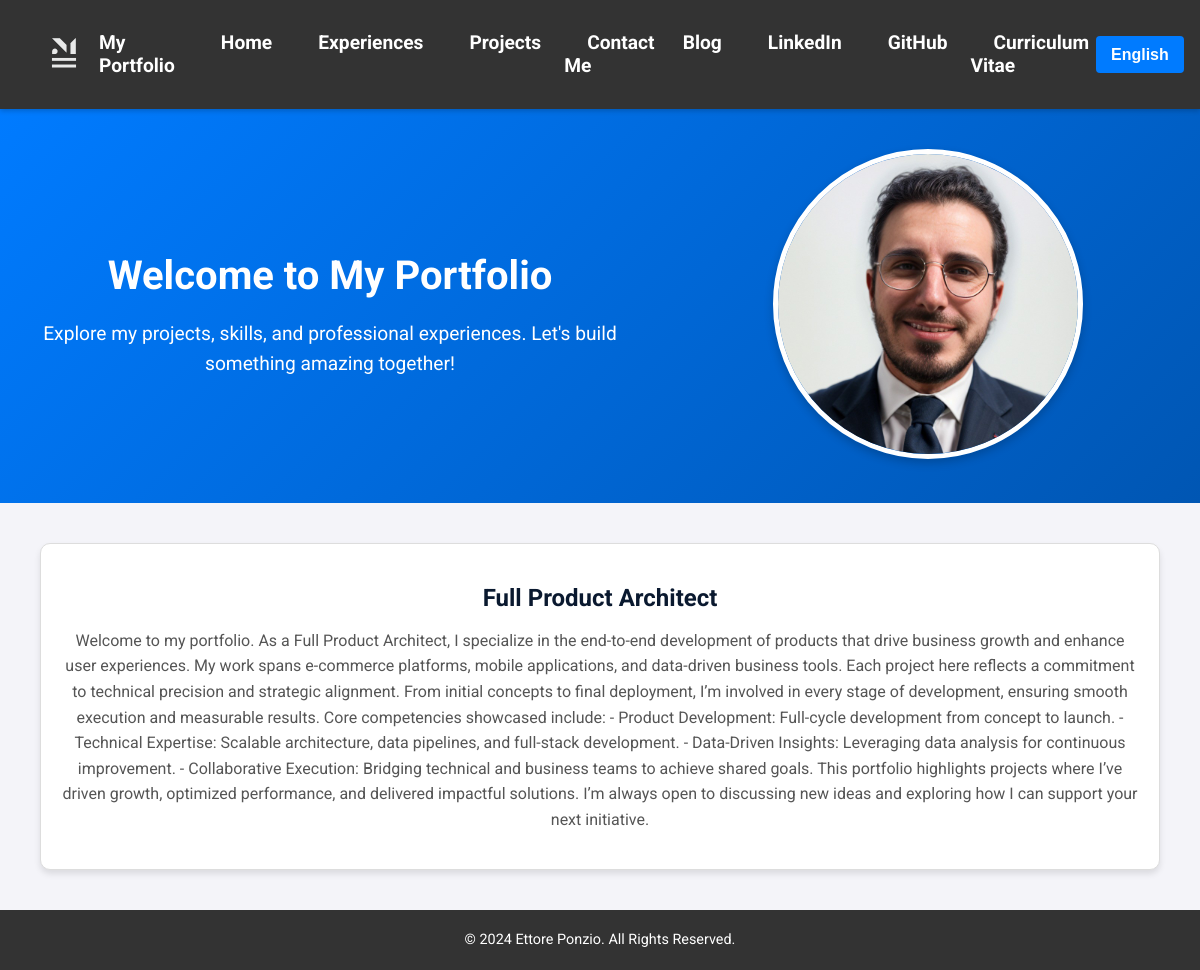
Before: /en/ with the older database file.
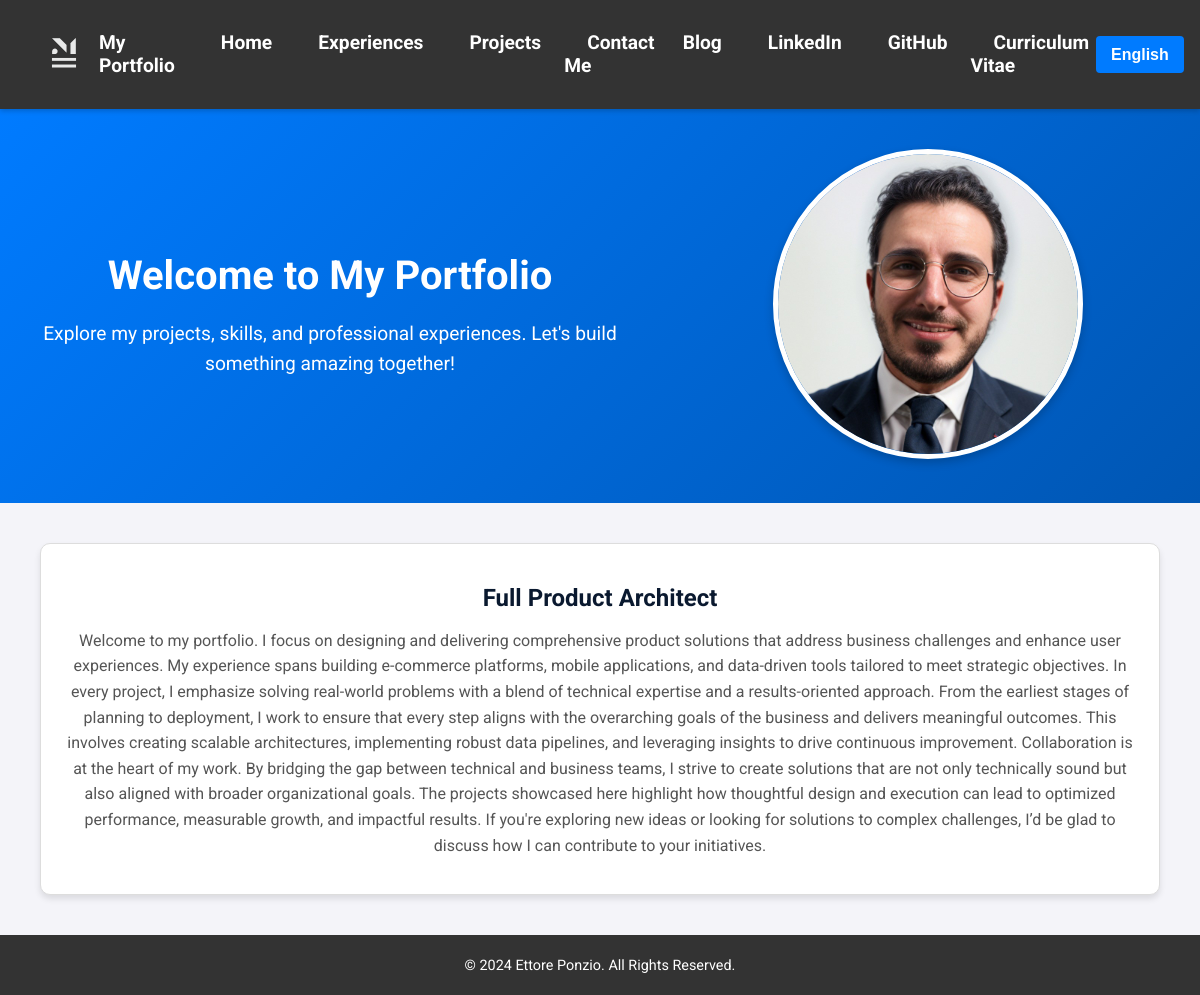
After: the same page with the newer database file.
### portfolio/models.py (models this page shows, shortened)
class Section(models.Model):
    title_en = models.CharField(
        max_length=200,
        help_text=_("Title of the section in English"),
        verbose_name=_("Title (EN)")
    )
    title_it = models.CharField(
        max_length=200,
        help_text=_("Title of the section in Italian"),
        verbose_name=_("Title (IT)")
    )
    description_en = models.TextField(
        help_text=_("Description content for the section in English"),
        verbose_name=_("Description (EN)")
    )
    description_it = models.TextField(
        help_text=_("Description content for the section in Italian"),
        verbose_name=_("Description (IT)")
    )
    class Meta:
        verbose_name = _("Section")
        verbose_name_plural = _("Sections")

### portfolio/views.py (the view)
# urls.py: 2. Add a URL to urlpatterns:  path('', views.home, name='home')
def home(request):
    user_language = get_language()  # Get the current user's language (e.g., 'en' or 'it')
    sections = Section.objects.all()
    for section in sections:
        if user_language == 'it':
            section.display_title = section.title_it
            section.display_description = section.description_it
        else:
            section.display_title = section.title_en
            section.display_description = section.description_en
    context = {'sections': sections}
    return render(request, 'portfolio/home.html', context)

### portfolio/templates/portfolio/home.html (shortened to what this page needs)
{% extends 'portfolio/base.html' %}
{% load static %}
{% load i18n %}
{% block styles %}
    <link rel="stylesheet" href="{% static 'portfolio/css/home.css' %}">
{% endblock %}
{% block content %}
<article class="home-page">
    <section class="hero-section">
        <div class="hero-text">
            <h1>{% trans "Welcome to My Portfolio" %}</h1>
            <p>
                {% trans "Explore my projects, skills, and professional experiences. Let's build something amazing together!" %}
            </p>
        </div>
        <div class="hero-image">
            <img src="{% static 'portfolio/images/profile.jpeg' %}" alt="{% trans 'Profile Image' %}">
        </div>
    </section>
    <section class="sections-container">
        {% for section in sections %}
        <div class="dynamic-section">
            <h2>{{ section.display_title }}</h2>
            <p>{{ section.display_description }}</p>
        </div>
        {% endfor %}
    </section>
</article>
{% endblock %}

### portfolio/templates/portfolio/base.html (shortened to what this page needs)
{% load static %}
{% load i18n %}
<!DOCTYPE html>
<html lang="en">
<head>
    <link rel="stylesheet" href="{% static 'portfolio/css/navigation.css' %}">
    <link rel="stylesheet" href="{% static 'portfolio/css/footer.css' %}">
    {% block styles %}{% endblock %}
</head>
<body>
    <header>
        <nav aria-label="{% trans 'Main Navigation' %}">
            <div class="nav-container">
                <a href="{% url 'portfolio:home' %}" class="logo">
                    <img src="{% static 'portfolio/logo.png' %}" alt="{% trans 'MyPortfolio Logo' %}" class="logo-image"> {% trans "My Portfolio" %}
                </a>
                <ul class="nav-links">
                    <li><a href="{% url 'portfolio:home' %}">{% trans "Home" %}</a></li>
                    <li><a href="{% url 'portfolio:education' %}">{% trans "Experiences" %}</a></li>
                    <li><a href="{% url 'portfolio:projects' %}">{% trans "Projects" %}</a></li>
                    <li><a href="{% url 'portfolio:contact' %}">{% trans "Contact Me" %}</a></li>
                    <li><a href="{% url 'portfolio:blog_list' %}">{% trans "Blog" %}</a></li>
                    <li><a href="{% url 'portfolio:linkedin' %}" target="_blank">{% trans "LinkedIn" %}</a></li>
                    <li><a href="{% url 'portfolio:github' %}" target="_blank">{% trans "GitHub" %}</a></li>
                    <li><a href="{% url 'portfolio:open_cv' %}">{% trans "Curriculum Vitae" %}</a></li>
                </ul>
                <form action="{% url 'set_language' %}" method="post" id="language-form" class="language-form">
                    <select name="language" onchange="this.form.submit()" id="language-select" class="language-switcher">
                        {% for lang_code, lang_name in LANGUAGES %}
                            <option value="{{ lang_code }}" {% if lang_code == LANGUAGE_CODE %}selected{% endif %}>
                                {{ lang_name }}
                            </option>
                        {% endfor %}
                    </select>
                </form>
            </div>
        </nav>
    </header>
    <main class="container" role="main">
        {% block content %}{% endblock %}
    </main>
    <footer>
        <p>&copy; {% trans "2024 Ettore Ponzio. All Rights Reserved." %}</p>
    </footer>
</body>
</html>

### portfolio/static/portfolio/css/navigation.css (style rules this page uses)
.nav-container { display: flex; justify-content: space-between; align-items: center; padding: 1em; background-color: #333; color: #fff; position: sticky; top: 0; z-index: 1000; box-shadow: 0 2px 5px rgba(0, 0, 0, 0.2); }
nav .logo { display: flex; align-items: center; text-decoration: none; flex: 1; }
nav .logo-image { max-height: 50px; width: auto; margin-right: 10px; }
nav ul { display: flex; list-style: none; gap: 2 em; margin: 0; padding: 0; }
nav a { text-decoration: none; color: #fff; font-weight: bold; font-size: 1.2rem; padding: 0.7em 1.2em; transition: background-color 0.3s, color 0.3s; border-radius: 6px; }
.language-form { flex: 1; display: flex; justify-content: flex-end; order: 3; }
.language-switcher { background-color: #007bff; color: #fff; font-size: 16px; padding: 10px 15px; border: none; font-weight: bold; border-radius: 4px; cursor: pointer; appearance: none; -webkit-appearance: none; transition: background-color 0.3s ease; }
nav .language-switcher option { color: #000; }

### portfolio/static/portfolio/css/footer.css (style rules this page uses)
footer { background-color: #333; color: #fff; text-align: center; padding: 1em; font-size: 0.9em; }
footer p { margin: 0.5em 0; }

### portfolio/static/portfolio/css/home.css (style rules this page uses)
body { font-family: 'Roboto', sans-serif; background-color: #f4f4f9; color: #0A192F; margin: 0; padding: 0; }
.hero-section { display: flex; flex-wrap: wrap; align-items: center; justify-content: space-between; padding: 20px; background: linear-gradient(135deg, #007BFF, #0056b3); color: #ffffff; text-align: center; }
.hero-section .hero-text { flex: 1; max-width: 50%; padding: 20px; }
.hero-section .hero-text h1 { font-size: 2.5rem; font-weight: bold; margin-bottom: 15px; }
.hero-section .hero-text p { font-size: 1.2rem; line-height: 1.6; }
.hero-section .hero-image { flex: 1; max-width: 40%; text-align: center; padding: 20px; }
.hero-section .hero-image img { width: 100%; max-width: 300px; border-radius: 50%; border: 5px solid #ffffff; box-shadow: 0 4px 10px rgba(0, 0, 0, 0.2); }
.sections-container { display: grid; grid-template-columns: repeat(auto-fit, minmax(300px, 1fr)); gap: 20px; margin: 20px; padding: 20px; }
.dynamic-section { background-color: #ffffff; padding: 20px; border: 1px solid #ddd; border-radius: 10px; box-shadow: 0 4px 6px rgba(0, 0, 0, 0.1); transition: transform 0.3s ease, box-shadow 0.3s ease; text-align: center; }
.dynamic-section h2 { font-size: 1.5rem; margin-bottom: 10px; color: #0A192F; }
.dynamic-section p { font-size: 1rem; color: #555; line-height: 1.6; }

Changed rows visible on the page:
changed Section "Full Product Architect": display_description "Welcome to my portfolio. As a Full Product Architect, I specialize in the end-to-end development of products that drive business growth and enhance user experiences. My work spans e-commerce platforms, mobile applications, and data-driven business tools. Each project here reflects a commitment to technical precision and strategic alignment. From initial concepts to final deployment, I’m involved in every stage of development, ensuring smooth execution and measurable results. Core competencies showcased include: - Product Development: Full-cycle development from concept to launch. - Technical Expertise: Scalable architecture, data pipelines, and full-stack development. - Data-Driven…" → "Welcome to my portfolio. I focus on designing and delivering comprehensive product solutions that address business challenges and enhance user experiences. My experience spans building e-commerce platforms, mobile applications, and data-driven tools tailored to meet strategic objectives. In every project, I emphasize solving real-world problems with a blend of technical expertise and a results-oriented approach. From the earliest stages of planning to deployment, I work to ensure that every step aligns with the overarching goals of the business and delivers meaningful outcomes. This involves creating scalable architectures, implementing robust data pipelines, and leveraging insights to…"
